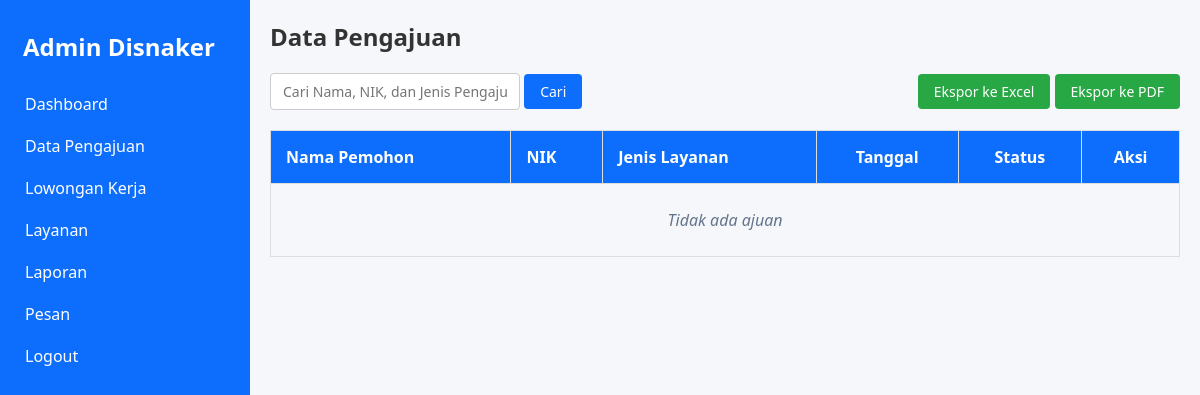
Before: /admin/data-pengajuan.php (signed in) with the older database file.
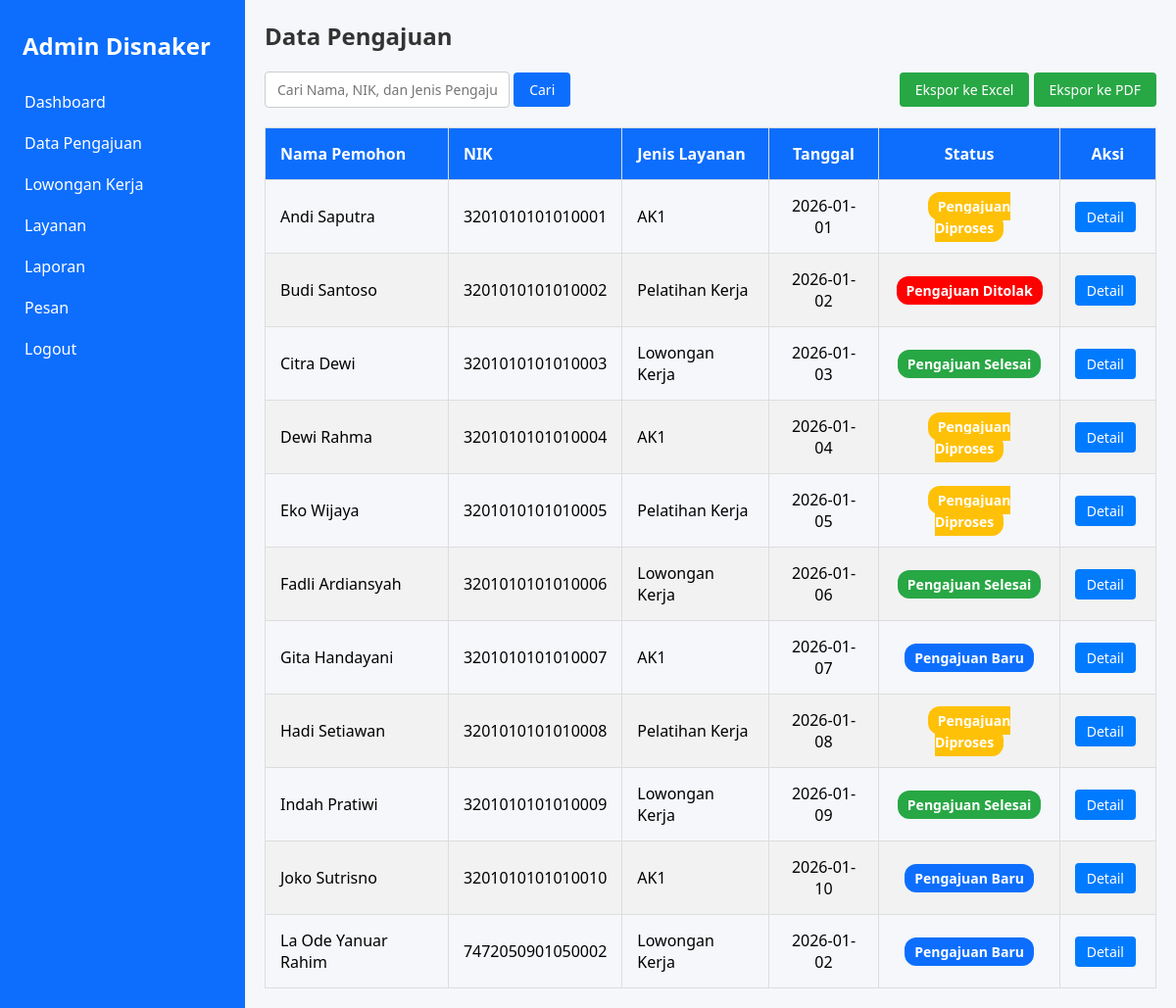
After: the same page with the newer database file.
### tables this page shows
CREATE TABLE `pengajuan` (
  `id` int(11) NOT NULL,
  `nama_lengkap` varchar(255) NOT NULL,
  `nik` varchar(20) NOT NULL,
  `jenis_pengajuan` varchar(100) NOT NULL,
  `status` enum('baru','diproses','selesai','ditolak') DEFAULT 'baru',
  `tanggal_pengajuan` date NOT NULL DEFAULT current_timestamp()
);

### admin/data-pengajuan.php (the view, shortened to what this page needs)
<?php
include "../config/koneksi.php";
$search = isset($_GET['search']) ? $_GET['search'] : '';
$query = "SELECT * FROM pengajuan
            WHERE
                nama_lengkap LIKE '%$search%' OR
                nik LIKE '%$search%' OR
                jenis_pengajuan LIKE '%$search%'
        ";
$result = mysqli_query($koneksi, $query);
?>
<!DOCTYPE html>
<html lang="id">
<head>
    <link rel="stylesheet" href="../assets/css/admin.css">
</head>
<body>
    <?php include "../includes/sidebar.php"; ?>
    <div class="main-content">
        <section class="dashboard">
            <h2>Data Pengajuan</h2>
            <div class="actions">
                <form method="get" action="">
                    <input type="text" name="search" placeholder="Cari Nama, NIK, dan Jenis Pengajuan..."
                        class="search-input">
                    <button type="submit" class="btn-search">Cari</button>
                </form>
                <div>
                    <button class="btn-export" onclick="exportData('excel')">Ekspor ke Excel</button>
                    <button class="btn-export" onclick="exportData('pdf')">Ekspor ke PDF</button>
                </div>
            </div>
            <div class="lowongan-tabel">
                <table>
                    <thead>
                        <tr>
                            <th>Nama Pemohon</th>
                            <th>NIK</th>
                            <th>Jenis Layanan</th>
                            <th style="text-align: center;">Tanggal</th>
                            <th style="text-align: center;">Status</th>
                            <th style="text-align: center;">Aksi</th>
                        </tr>
                    </thead>
                    <tbody>
                        <?php if (mysqli_num_rows($result) > 0): ?>
                            <?php while ($row = mysqli_fetch_assoc($result)): ?>
                                <tr>
                                    <td><?= $row['nama_lengkap']; ?></td>
                                    <td><?= $row['nik']; ?></td>
                                    <td><?= $row['jenis_pengajuan']; ?></td>
                                    <td style="text-align: center;"><?= $row['tanggal_pengajuan']; ?></td>
                                    <td style="text-align: center;">
                                        <?php
                                        $status = $row['status'];
                                        if ($status == 'baru') {
                                            echo '<span class="badge badge-new">Pengajuan Baru</span>';
                                        } elseif ($status == 'diproses') {
                                            echo '<span class="badge badge-process">Pengajuan Diproses</span>';
                                        } elseif ($status == 'selesai') {
                                            echo '<span class="badge badge-completed">Pengajuan Selesai</span>';
                                        } elseif ($status == 'ditolak') {
                                            echo '<span class="badge badge-cancel">Pengajuan Ditolak</span>';
                                        }
                                        ?>
                                    </td>
                                    <td style="text-align: center;">
                                        <a href="detail_pengajuan.php?id=<?= $row['id']; ?>" class="btn-action">Detail</a>
                                    </td>
                                </tr>
                            <?php endwhile; ?>
                        <?php else: ?>
                            <tr>
                                <td colspan="6" class="empty-data">Tidak ada ajuan</td>
                            </tr>
                        <?php endif; ?>
                    </tbody>
                </table>
            </div>
        </section>
    </div>
</body>
</html>

Changed rows visible on the page:
added pengajuan: nama_lengkap "Andi Saputra", nik "3201010101010001", jenis_pengajuan "AK1", tanggal_pengajuan "2026-01-01", status "Pengajuan Diproses"
added pengajuan: nama_lengkap "Budi Santoso", nik "3201010101010002", jenis_pengajuan "Pelatihan Kerja", tanggal_pengajuan "2026-01-02", status "Pengajuan Ditolak"
added pengajuan: nama_lengkap "Citra Dewi", nik "3201010101010003", jenis_pengajuan "Lowongan Kerja", tanggal_pengajuan "2026-01-03", status "Pengajuan Selesai"
added pengajuan: nama_lengkap "Dewi Rahma", nik "3201010101010004", jenis_pengajuan "AK1", tanggal_pengajuan "2026-01-04", status "Pengajuan Diproses"
added pengajuan: nama_lengkap "Eko Wijaya", nik "3201010101010005", jenis_pengajuan "Pelatihan Kerja", tanggal_pengajuan "2026-01-05", status "Pengajuan Diproses"
added pengajuan: nama_lengkap "Fadli Ardiansyah", nik "3201010101010006", jenis_pengajuan "Lowongan Kerja", tanggal_pengajuan "2026-01-06", status "Pengajuan Selesai"
added pengajuan: nama_lengkap "Gita Handayani", nik "3201010101010007", jenis_pengajuan "AK1", tanggal_pengajuan "2026-01-07", status "Pengajuan Baru"
added pengajuan: nama_lengkap "Hadi Setiawan", nik "3201010101010008", jenis_pengajuan "Pelatihan Kerja", tanggal_pengajuan "2026-01-08", status "Pengajuan Diproses"
added pengajuan: nama_lengkap "Indah Pratiwi", nik "3201010101010009", jenis_pengajuan "Lowongan Kerja", tanggal_pengajuan "2026-01-09", status "Pengajuan Selesai"
added pengajuan: nama_lengkap "Joko Sutrisno", nik "3201010101010010", jenis_pengajuan "AK1", tanggal_pengajuan "2026-01-10", status "Pengajuan Baru"
added pengajuan: nama_lengkap "La Ode Yanuar Rahim", nik "7472050901050002", jenis_pengajuan "Lowongan Kerja", tanggal_pengajuan "2026-01-02", status "Pengajuan Baru"
Other visible differences:
text no longer shown: "Tidak ada ajuan"
